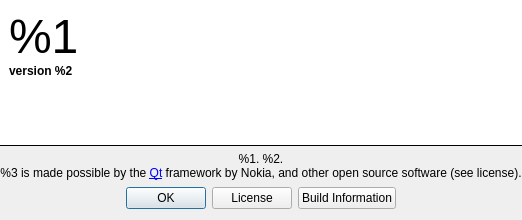
<?xml version="1.0" encoding="UTF-8"?>
<ui version="4.0">
 <class>AboutDialog</class>
 <widget class="QDialog" name="AboutDialog">
  <property name="windowModality">
   <enum>Qt::ApplicationModal</enum>
  </property>
  <property name="windowTitle">
   <string>About %1</string>
  </property>
  <layout class="QVBoxLayout" name="verticalLayout">
   <property name="sizeConstraint">
    <enum>QLayout::SetMaximumSize</enum>
   </property>
   <property name="leftMargin">
    <number>0</number>
   </property>
   <property name="topMargin">
    <number>0</number>
   </property>
   <property name="rightMargin">
    <number>0</number>
   </property>
   <item>
    <widget class="QWidget" name="widget" native="true">
     <property name="styleSheet">
      <string notr="true">background-color: rgb(255, 255, 255);
border-bottom: 1px solid #000;</string>
     </property>
     <layout class="QHBoxLayout" name="horizontalLayout">
      <property name="sizeConstraint">
       <enum>QLayout::SetMaximumSize</enum>
      </property>
      <item>
       <widget class="QLabel" name="labelApplication">
        <property name="styleSheet">
         <string notr="true">border: 0;</string>
        </property>
        <property name="text">
         <string>&lt;span style=&quot;font-size:36pt;&quot;&gt;%1&lt;/span&gt;&lt;br /&gt;
&lt;span&gt;&lt;b&gt;version %2&lt;/b&gt;&lt;/span&gt;</string>
        </property>
        <property name="alignment">
         <set>Qt::AlignLeading|Qt::AlignLeft|Qt::AlignTop</set>
        </property>
       </widget>
      </item>
      <item>
       <spacer name="horizontalSpacer">
        <property name="orientation">
         <enum>Qt::Horizontal</enum>
        </property>
        <property name="sizeHint" stdset="0">
         <size>
          <width>1</width>
          <height>1</height>
         </size>
        </property>
       </spacer>
      </item>
      <item>
       <widget class="QLabel" name="labelIcon">
        <property name="minimumSize">
         <size>
          <width>128</width>
          <height>128</height>
         </size>
        </property>
        <property name="maximumSize">
         <size>
          <width>128</width>
          <height>128</height>
         </size>
        </property>
        <property name="styleSheet">
         <string notr="true">border: 0;</string>
        </property>
        <property name="pixmap">
         <pixmap resource="../../../res/globalresources.qrc">:/main/res/app.svg</pixmap>
        </property>
        <property name="scaledContents">
         <bool>true</bool>
        </property>
       </widget>
      </item>
     </layout>
    </widget>
   </item>
   <item>
    <widget class="QLabel" name="labelInfo">
     <property name="text">
      <string>&lt;p&gt;%1. %2.&lt;br /&gt;%3 is made possible by the &lt;a href=&quot;http://qt.nokia.com/&quot;&gt;Qt&lt;/a&gt; framework by Nokia, and other open source software (see license).&lt;/p&gt;</string>
     </property>
     <property name="alignment">
      <set>Qt::AlignCenter</set>
     </property>
     <property name="margin">
      <number>8</number>
     </property>
     <property name="openExternalLinks">
      <bool>true</bool>
     </property>
    </widget>
   </item>
   <item>
    <spacer name="verticalSpacer">
     <property name="orientation">
      <enum>Qt::Vertical</enum>
     </property>
     <property name="sizeHint" stdset="0">
      <size>
       <width>1</width>
       <height>1</height>
      </size>
     </property>
    </spacer>
   </item>
   <item>
    <layout class="QHBoxLayout" name="buttonsHorizontalLayout">
     <property name="sizeConstraint">
      <enum>QLayout::SetMaximumSize</enum>
     </property>
     <item>
      <spacer name="horizontalSpacer_2">
       <property name="orientation">
        <enum>Qt::Horizontal</enum>
       </property>
       <property name="sizeHint" stdset="0">
        <size>
         <width>1</width>
         <height>1</height>
        </size>
       </property>
      </spacer>
     </item>
     <item>
      <widget class="QPushButton" name="okPushButton">
       <property name="text">
        <string>OK</string>
       </property>
      </widget>
     </item>
     <item>
      <widget class="QPushButton" name="licensePushButton">
       <property name="text">
        <string>License</string>
       </property>
      </widget>
     </item>
     <item>
      <widget class="QPushButton" name="buildInfoPushButton">
       <property name="text">
        <string>Build Information</string>
       </property>
      </widget>
     </item>
     <item>
      <spacer name="horizontalSpacer_3">
       <property name="orientation">
        <enum>Qt::Horizontal</enum>
       </property>
       <property name="sizeHint" stdset="0">
        <size>
         <width>1</width>
         <height>1</height>
        </size>
       </property>
      </spacer>
     </item>
    </layout>
   </item>
  </layout>
 </widget>
 <tabstops>
  <tabstop>okPushButton</tabstop>
  <tabstop>licensePushButton</tabstop>
 </tabstops>
 <resources>
  <include location="../../../res/globalresources.qrc"/>
 </resources>
 <connections>
  <connection>
   <sender>okPushButton</sender>
   <signal>clicked()</signal>
   <receiver>AboutDialog</receiver>
   <slot>accept()</slot>
   <hints>
    <hint type="sourcelabel">
     <x>270</x>
     <y>250</y>
    </hint>
    <hint type="destinationlabel">
     <x>266</x>
     <y>313</y>
    </hint>
   </hints>
  </connection>
  <connection>
   <sender>licensePushButton</sender>
   <signal>clicked()</signal>
   <receiver>AboutDialog</receiver>
   <slot>displayLicenseDialog()</slot>
   <hints>
    <hint type="sourcelabel">
     <x>350</x>
     <y>250</y>
    </hint>
    <hint type="destinationlabel">
     <x>347</x>
     <y>334</y>
    </hint>
   </hints>
  </connection>
  <connection>
   <sender>buildInfoPushButton</sender>
   <signal>clicked()</signal>
   <receiver>AboutDialog</receiver>
   <slot>displayBuildInformationDialog()</slot>
   <hints>
    <hint type="sourcelabel">
     <x>325</x>
     <y>361</y>
    </hint>
    <hint type="destinationlabel">
     <x>244</x>
     <y>191</y>
    </hint>
   </hints>
  </connection>
 </connections>
 <slots>
  <slot>displayLicenseDialog()</slot>
  <slot>displayBuildInformationDialog()</slot>
 </slots>
</ui>
